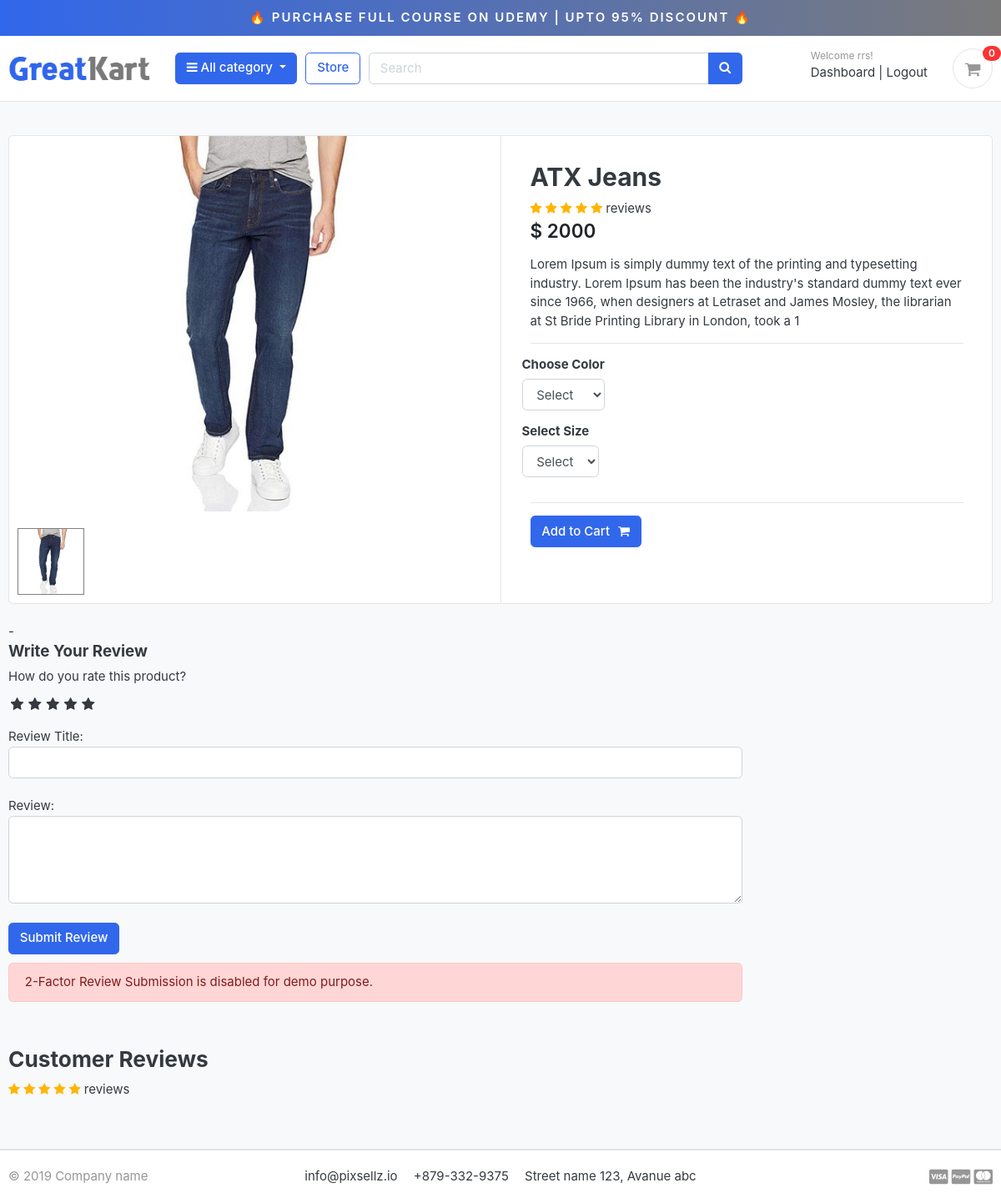
Page /store/jeans/atx-jeans/ (signed in) on the committed database.
### accounts/models.py (models this page shows, shortened)
class Account(AbstractBaseUser):
    first_name = models.CharField(max_length=50)
    last_name = models.CharField(max_length=50)
    username = models.CharField(max_length=50,unique=True)
    email = models.EmailField(max_length=100,unique=True)
    phone_number = models.CharField(max_length=50)
    date_joined = models.DateTimeField(auto_now_add=True)
    last_login = models.DateTimeField(auto_now_add=True)
    is_admin = models.BooleanField(default=False)
    is_staff = models.BooleanField(default=False)
    is_active = models.BooleanField(default=False)
    is_superadmin = models.BooleanField(default=False)
    USERNAME_FIELD = 'email'
    REQUIRED_FIELDS = ['username','first_name','last_name']
    objects = MyAccountManager()

### store/models.py (models this page shows, shortened)
class Product(models.Model):
    product_name = models.CharField(max_length=50,unique=True)
    slug = models.SlugField(max_length=200, unique=True)
    description = models.TextField(max_length=255,blank=True)
    price = models.IntegerField()
    images = models.ImageField(upload_to="photos/products/")
    stock = models.IntegerField()
    is_available = models.BooleanField(default=True)
    category = models.ForeignKey(Category,on_delete = models.CASCADE)
    created_date = models.DateTimeField(auto_now_add=True)
    modified_date = models.DateTimeField(auto_now=True)

### store/views.py (the view)
# urls.py: path('<slug:category_slug>/<slug:product_slug>/',views.product_detail,name='product_detail'),
def product_detail(request,category_slug,product_slug):
    try:
        single_product = Product.objects.get(category__slug=category_slug,slug=product_slug)
        in_cart = CartItem.objects.filter(cart__cart_id=_cart_id(request),product=single_product).exists()
    except Exception as e:
        raise e
    try:
        orderproduct = OrderProduct.objects.filter(user=request.user,product_id=single_product.id).exists()
    except OrderProduct.DoesNotExist:
        orderproduct = None
    context = {
        'single_product':single_product,
        'in_cart':in_cart,
        'orderproduct':orderproduct
    }
    return render(request,'store/product_detail.html',context)

### carts/context_processors.py (called while the page is built)
def counter(request):
    cart_count = 0
    if 'admin' in request.path:
        return {}
    else:
        try:
            cart = Cart.objects.filter(cart_id=_cart_id(request))
            if request.user.is_authenticated:
                cart_items = CartItem.objects.all().filter(user=request.user)
            else:
                cart_items = CartItem.objects.all().filter(cart=cart[:1])
            for cart_item in cart_items:
                cart_count +=  cart_item.quantity
        except Cart.DoesNotExist:
            cart_count = 0
    return dict(cart_count=cart_count)

### carts/views.py (called while the page is built)
def _cart_id(request):
    cart = request.session.session_key
    if not cart:
        cart =  request.session.create()
    return cart

### category/context_processors.py (called while the page is built)
def menu_links(request):
    links = Category.objects.all()
    return dict(links=links)

### category/models.py (called while the page is built)
    def get_url(self):
        return reverse('products_by_category',args=[self.slug])

### templates/store/product_detail.html (shortened to what this page needs)
{% extends 'base.html' %}
{% load static %}
{% block content %}
<section class="section-content padding-y bg">
	<div class="container">
		<div class="card">
			<div class="row no-gutters">
				<aside class="col-md-6">
					<article class="gallery-wrap">
						<div class="img-big-wrap mainImage">
							<center><img src="{{ single_product.images.url }}"></center>
						</div>
					</article>
					<ul class="thumb">
						<li>
							<a href="{{ single_product.images.url }}" target="mainImage"><img src="{{ single_product.images.url }}" alt="Product Image"></a>
						</li>
					</ul>
				</aside>
				<main class="col-md-6 border-left">
					<form action="{% url 'add_cart' single_product.id %}" method="POST">
						<article class="content-body">
							<h2 class="title">{{ single_product.product_name }}</h2>
							<div class="rating-star">
								<span>
									<i class="fa fa-star{% if single_product.averageReview < 0.5 %}-o{% elif single_product.averageReview >= 0.5 and single_product.averageReview < 1 %}-half-o {% endif %}" aria-hidden="true"></i>
									<i class="fa fa-star{% if single_product.averageReview < 1.5 %}-o{% elif single_product.averageReview >= 1.5 and single_product.averageReview < 2 %}-half-o {% endif %}" aria-hidden="true"></i>
									<i class="fa fa-star{% if single_product.averageReview < 2.5 %}-o{% elif single_product.averageReview >= 2.5 and single_product.averageReview < 3 %}-half-o {% endif %}" aria-hidden="true"></i>
									<i class="fa fa-star{% if single_product.averageReview < 3.5 %}-o{% elif single_product.averageReview >= 3.5 and single_product.averageReview < 4 %}-half-o {% endif %}" aria-hidden="true"></i>
									<i class="fa fa-star{% if single_product.averageReview < 4.5 %}-o{% elif single_product.averageReview >= 4.5 and single_product.averageReview < 5 %}-half-o {% endif %}" aria-hidden="true"></i>
	<span>{{single_product.countReview}} reviews</span>
									</span>
							</div>
							<div class="mb-3">
								<var class="price h4">$ {{single_product.price}}</var>
							</div>
							<p>{{ single_product.description }}</p>
							<hr>
							<div class="row">
								<div class="item-option-select">
									<h6>Choose Color</h6>
									<select name="color" class="form-control" required>
										<option value="" disabled selected>Select</option>
									</select>
								</div>
							</div>
							<div class="row">
								<div class="item-option-select">
									<h6>Select Size</h6>
									<select name="size" class="form-control" required>
										<option value="" disabled selected>Select</option>
									</select>
								</div>
							</div>
							<hr>
							{% if single_product.stock <= 0 %}
								<h5 class="text-danger">Out of Stock</h5>
							{% else %}
								<button type="submit" class="btn  btn-primary"><span class="text">Add to Cart</span><i class="fa fa-shopping-cart"></i></button>
							{% endif %}
						</article>
					</form>
				</main>
			</div>
		</div>
		<br>-
		<div class="row">
			<div class="col-md-9">
				<form action="{% url 'submit_review' single_product.id %}" method="POST">
					<h5>Write Your Review</h5>
					<div>
						<label>How do you rate this product?</label>
						<br>
						<div class="rate">
							<input type="radio" name="rating" id="rating10" value="5" required /><label for="rating10" title="5"></label>
							<input type="radio" name="rating" id="rating8" value="4" required /><label for="rating8" title="4"></label>
							<input type="radio" name="rating" id="rating6" value="3" required /><label for="rating6" title="3"></label>
							<input type="radio" name="rating" id="rating4" value="2" required /><label for="rating4" title="2"></label>
							<input type="radio" name="rating" id="rating2" value="1" required /><label for="rating2" title="1"></label>
						</div>
<br>
						Review Title:
						<input type="text" class="form-control" name="subject">
						<br>
						Review:
						<textarea name="review" rows="4" class="form-control"></textarea>
						<br>
						{% if user.is_authenticated %}
								<input type="submit" value="Submit Review" class="btn btn-primary">
						{% else %}
						<p>You must be logged in to post a review. <span><a href="{% url 'login' %}">Login now</a></span></p>
						{% endif %}
						<div class="alert alert-danger" role="alert" style="margin-top:10px;">
  2-Factor Review Submission is disabled for demo purpose.
</div>
					</div>
				</form>
<br>
<header class="section-heading">
	<h3>Customer Reviews </h3>
	<div class="rating-star">
		<span>
			<i class="fa fa-star{% if single_product.averageReview < 0.5 %}-o{% elif single_product.averageReview >= 0.5 and single_product.averageReview < 1 %}-half-o {% endif %}" aria-hidden="true"></i>
			<i class="fa fa-star{% if single_product.averageReview < 1.5 %}-o{% elif single_product.averageReview >= 1.5 and single_product.averageReview < 2 %}-half-o {% endif %}" aria-hidden="true"></i>
			<i class="fa fa-star{% if single_product.averageReview < 2.5 %}-o{% elif single_product.averageReview >= 2.5 and single_product.averageReview < 3 %}-half-o {% endif %}" aria-hidden="true"></i>
			<i class="fa fa-star{% if single_product.averageReview < 3.5 %}-o{% elif single_product.averageReview >= 3.5 and single_product.averageReview < 4 %}-half-o {% endif %}" aria-hidden="true"></i>
			<i class="fa fa-star{% if single_product.averageReview < 4.5 %}-o{% elif single_product.averageReview >= 4.5 and single_product.averageReview < 5 %}-half-o {% endif %}" aria-hidden="true"></i>
	<span>{{single_product.countReview}} reviews</span>
			</span>
	</div>
</header>
			</div>
		</div>
	</div>
</section>
{% endblock %}

### templates/includes/navbar.html (shortened to what this page needs)
{% load static %}
<div class="container-fluid" style="text-align:center;background-image: linear-gradient(to right, #3167EB , #7A7A7A);padding:10px;font-weight: 600;position:sticky;top:0;z-index:999;">
<a href="https://www.udemy.com/course/django-ecommerce-project-based-course-python-django-web-development/?couponCode=DJECOM" style="color: white;text-transform: uppercase;letter-spacing: 2px;"><span>&#x1F525</span> Purchase Full Course on Udemy | Upto 95% Discount <span>&#x1F525</span></a>
</div>
<header class="section-header">
<section class="header-main border-bottom">
  <div class="container">
<div class="row align-items-center">
  <div class="col-lg-2 col-md-3 col-6">
    <a href="{% url 'home' %}" class="brand-wrap">
      <img class="logo" src="{% static './images/logo.png' %}">
    </a>
  </div>
  <div class="col-lg col-sm col-md col-6 flex-grow-0">
    <div class="category-wrap dropdown d-inline-block float-right">
      <button type="button" class="btn btn-primary dropdown-toggle" data-toggle="dropdown">
        <i class="fa fa-bars"></i> All category
      </button>
    </div>
  </div>
  <a href="{% url 'store' %}" class="btn btn-outline-primary">Store</a>
  <div class="col-lg  col-md-6 col-sm-12 col">
    <form action="{% url 'search' %}" class="search" method='GET'>
      <div class="input-group w-100">
          <input type="text" class="form-control" style="width:60%;" placeholder="Search" name="keyword" required>
          <div class="input-group-append">
            <button class="btn btn-primary" type="submit">
              <i class="fa fa-search"></i>
            </button>
          </div>
        </div>
    </form>
  </div>
  <div class="col-lg-3 col-sm-6 col-8 order-2 order-lg-3">
        <div class="d-flex justify-content-end mb-3 mb-lg-0">
          {% if user.id is None %}
          <div class="widget-header">
            <small class="title text-muted">Welcome guest!</small>
            <div>
              <a href="{% url 'login' %}">Sign in</a> <span class="dark-transp"> | </span>
              <a href="{% url 'register' %}"> Register</a>
            </div>
          </div>
          {% else %}
          <div class="widget-header">
            <small class="title text-muted">Welcome {{user.first_name}}!</small>
            <div>
              <a href="{% url 'dashboard' %}">Dashboard</a> <span class="dark-transp"> | </span>
              <a href="{% url 'logout' %}"> Logout</a>
            </div>
          </div>
          {% endif %}
          <a href="{% url 'cart' %}" class="widget-header pl-3 ml-3">
            <div class="icon icon-sm rounded-circle border"><i class="fa fa-shopping-cart"></i></div>
            <span class="badge badge-pill badge-danger notify">{{cart_count}}</span>
          </a>
        </div>
      </div>
</div>
  </div>
</section>
</header>

### static/css/ui.css (style rules this page uses)
html { font-family: "Inter", sans-serif; font-size: 15px; }
.content-body { flex: 1 1 auto; padding: 2rem 2.3rem; }
.icon-xs, .icon-sm, .icon-md, .icon-lg { display: inline-block; text-align: center; flex-shrink: 0; flex-grow: 0; }
.icon-sm { width: 48px; height: 48px; line-height: 48px !important; font-size: 20px; }
.padding-y { padding-top: 40px; padding-bottom: 40px; }
var { font-style: normal; }
article:after, .form-group:after { display: block; clear: both; content: ""; }
.bg { background-color: #f8f9fa; }
.section-heading { margin-bottom: 20px; margin-top: 15px; }
.header-main { position: relative; padding-top: 1rem; padding-bottom: 1rem; }
.brand-wrap .logo, .navbar-brand .logo { margin-right: 7px; max-height: 42px; display: inline-block; }
.widget-header { display: inline-block; vertical-align: middle; position: relative; }
.widget-header a { color: #343a40; }
.widget-header i { color: #969696; }
.widget-header .title { display: block; }
.widget-header .notify { position: absolute; top: -3px; right: -10px; }
.btn .text + i { margin-left: 10px; }
.notify { position: absolute; top: -4px; right: -10px; display: inline-block; padding: 0.25em 0.6em; font-size: 12px; line-height: 1; text-align: center; border-radius: 3rem; color: #fff; background-color: #fa3434; }
.price { font-weight: 600; color: #212529; }
.gallery-wrap .img-big-wrap { margin-bottom: 10px; border-radius: 0.37rem; overflow: hidden; background-color: #fff; }
.gallery-wrap .img-big-wrap img { height: 450px; width: auto; display: inline-block; }
.item-option-select { margin-bottom: 1rem; display: inline-block; margin-right: 15px; }

### static/css/custom.css (style rules this page uses)
.rate { display: inline-block;; border: 0; }
.rate > label { float: right; }
.rate > label:before { display: inline-block; font-size: 1.1rem; font-family: FontAwesome; content: "\f005"; margin:0; padding:0.3rem .2rem; cursor: pointer; }
.rating-star i { color: #ffb503 !important; }
ul.thumb { margin:0 auto; padding: 0; float: left; }
ul.thumb li { list-style: none; margin: 10px; }
ul.thumb li img { width: 80px; height: 80px; border: 1px solid grey; }

### rows in the picture
Account: first_name "rrs"
Product: images (picture), product_name "ATX Jeans", price "2000", description "Lorem Ipsum is simply dummy text of the printing and typesetting industry. Lorem Ipsum has been the industry's standard dummy text ever since 1966, when designers at Letraset and James Mosley, the librarian at St Bride Printing Library in London, took a 1"

### other values in the picture
{{ cart_count }} "0"
